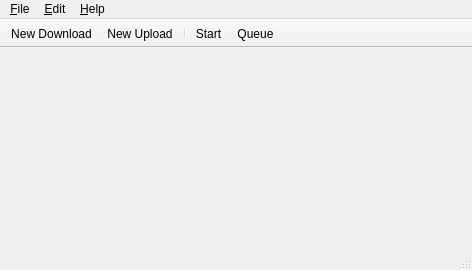
<?xml version="1.0" encoding="UTF-8"?>
<ui version="4.0">
 <class>MainWindow</class>
 <widget class="QMainWindow" name="MainWindow">
  <property name="geometry">
   <rect>
    <x>0</x>
    <y>0</y>
    <width>472</width>
    <height>270</height>
   </rect>
  </property>
  <property name="windowTitle">
   <string>Hide my Data</string>
  </property>
  <widget class="QWidget" name="centralwidget">
   <layout class="QVBoxLayout" name="verticalLayout"/>
  </widget>
  <widget class="QMenuBar" name="menubar">
   <property name="geometry">
    <rect>
     <x>0</x>
     <y>0</y>
     <width>472</width>
     <height>21</height>
    </rect>
   </property>
   <widget class="QMenu" name="menuFile">
    <property name="title">
     <string>&amp;File</string>
    </property>
    <addaction name="actionNew_Download"/>
    <addaction name="actionNew_Upload"/>
    <addaction name="separator"/>
    <addaction name="action_Quit"/>
   </widget>
   <widget class="QMenu" name="menuSettings">
    <property name="title">
     <string>&amp;Edit</string>
    </property>
    <addaction name="actionStart_selected"/>
    <addaction name="action_Cancel"/>
    <addaction name="actionRemove_selected"/>
    <addaction name="separator"/>
    <addaction name="actionStart"/>
    <addaction name="actionRemove_All"/>
    <addaction name="actionRemove_Completed"/>
    <addaction name="separator"/>
    <addaction name="actionQueue"/>
   </widget>
   <widget class="QMenu" name="menuHelp">
    <property name="title">
     <string>&amp;Help</string>
    </property>
    <addaction name="actionAbout"/>
    <addaction name="actionAbout_Qt"/>
    <addaction name="separator"/>
    <addaction name="action_Settings"/>
   </widget>
   <addaction name="menuFile"/>
   <addaction name="menuSettings"/>
   <addaction name="menuHelp"/>
  </widget>
  <widget class="QStatusBar" name="statusbar"/>
  <widget class="QToolBar" name="toolBar">
   <property name="contextMenuPolicy">
    <enum>Qt::DefaultContextMenu</enum>
   </property>
   <property name="windowTitle">
    <string>Toolbar</string>
   </property>
   <property name="layoutDirection">
    <enum>Qt::LeftToRight</enum>
   </property>
   <property name="movable">
    <bool>false</bool>
   </property>
   <property name="toolButtonStyle">
    <enum>Qt::ToolButtonTextBesideIcon</enum>
   </property>
   <attribute name="toolBarArea">
    <enum>TopToolBarArea</enum>
   </attribute>
   <attribute name="toolBarBreak">
    <bool>false</bool>
   </attribute>
   <addaction name="actionNew_Download"/>
   <addaction name="actionNew_Upload"/>
   <addaction name="separator"/>
   <addaction name="actionStart"/>
   <addaction name="actionQueue"/>
  </widget>
  <action name="action_Quit">
   <property name="text">
    <string>&amp;Quit</string>
   </property>
   <property name="shortcut">
    <string>Ctrl+Q</string>
   </property>
  </action>
  <action name="actionNew_Download">
   <property name="text">
    <string>New &amp;Download</string>
   </property>
   <property name="shortcut">
    <string>Ctrl+D</string>
   </property>
  </action>
  <action name="actionNew_Upload">
   <property name="text">
    <string>New &amp;Upload</string>
   </property>
   <property name="shortcut">
    <string>Ctrl+U</string>
   </property>
  </action>
  <action name="actionAbout">
   <property name="text">
    <string>&amp;About</string>
   </property>
  </action>
  <action name="actionStart_selected">
   <property name="text">
    <string>&amp;Start Selected</string>
   </property>
  </action>
  <action name="actionRemove_selected">
   <property name="text">
    <string>&amp;Remove Selected</string>
   </property>
   <property name="toolTip">
    <string>Remove</string>
   </property>
  </action>
  <action name="actionStart">
   <property name="text">
    <string>Start</string>
   </property>
   <property name="shortcut">
    <string>Ctrl+S</string>
   </property>
  </action>
  <action name="actionRemove_All">
   <property name="text">
    <string>Remove All</string>
   </property>
   <property name="toolTip">
    <string>Remove All</string>
   </property>
  </action>
  <action name="action_Settings">
   <property name="text">
    <string>&amp;Settings</string>
   </property>
  </action>
  <action name="actionRemove_Completed">
   <property name="text">
    <string>Remove &amp;Completed</string>
   </property>
   <property name="toolTip">
    <string>remove completed processes</string>
   </property>
   <property name="shortcut">
    <string>Ctrl+R</string>
   </property>
  </action>
  <action name="actionAbout_Qt">
   <property name="text">
    <string>About &amp;Qt</string>
   </property>
  </action>
  <action name="action_Pause">
   <property name="text">
    <string>&amp;Pause</string>
   </property>
  </action>
  <action name="action_Cancel">
   <property name="text">
    <string>&amp;Cancel Selected</string>
   </property>
  </action>
  <action name="actionQueue">
   <property name="checkable">
    <bool>true</bool>
   </property>
   <property name="text">
    <string>&amp;Queue</string>
   </property>
  </action>
 </widget>
 <resources/>
 <connections/>
</ui>
